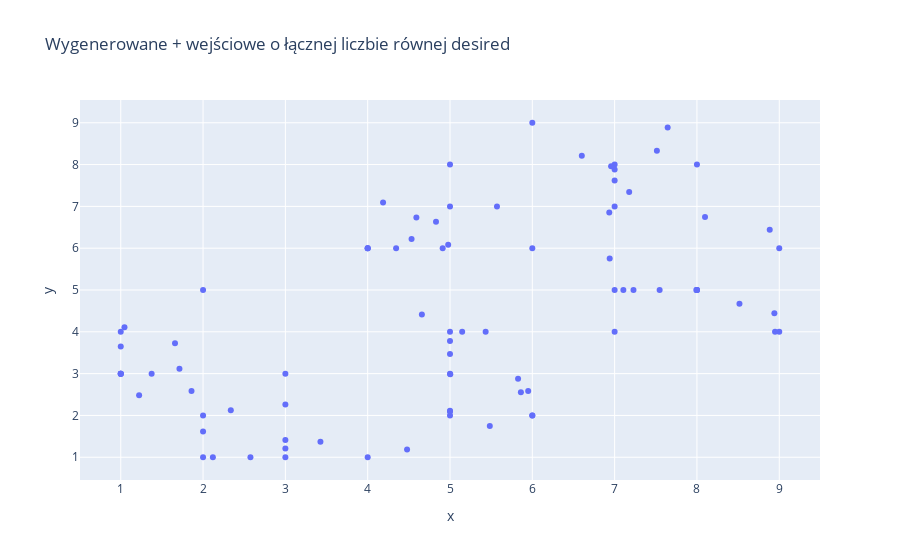

Notebook code cell kept with this figure:
### Code cell
fig = px.scatter(x= temp_Cluter_OUT[0], y= temp_Cluter_OUT[1], title= 'Wygenerowane + wejściowe o łącznej liczbie równej desired')
fig.show()
len(temp_Cluter_OUT[0])

### Figure 1 — Plotly figure (JSON) as saved in the notebook; plotly's stock layout.template omitted (floating-point values rounded to 4 significant figures)
{"data": [{"hovertemplate": "x=%{x}<br>y=%{y}<extra></extra>", "legendgroup": "", "marker": {"color": "#636efa", "symbol": "circle"}, "mode": "markers", "name": "", "orientation": "v", "showlegend": false, "type": "scatter", "x": [1, 3, 2, 4, 6, 2, 1, 3, 6, 4, 5, 1, 5, 2, 6, 8, 7, 9, 5, 8, 6, 8, 7, 9, 5, 7, 4, 5, 7, 1.375, 1, 4.479, 3, 1.86, 2.337, 4.658, 4, 5.003, 5.483, 1.713, 1.045, 1.659, 1, 3, 3, 5.827, 5.861, 2.576, 3.426, 5, 5.95, 1.223, 1, 5, 5, 2.119, 2, 4.345, 4.911, 7.547, 7.993, 6.935, 7, 8.884, 8.098, 5.148, 5, 7.513, 7.177, 7.644, 6.957, 7.229, 8, 7, 6.601, 8.941, 8.517, 5.571, 4.978, 6.94, 7.106, 4.83, 4.533, 4.591, 4.187, 8.949, 5.433], "xaxis": "x", "y": [3, 1, 2, 6, 2, 5, 4, 3, 2, 1, 3, 3, 2, 1, 6, 5, 7, 6, 4, 8, 9, 5, 8, 4, 7, 5, 6, 8, 4, 3, 3, 1.187, 1.415, 2.586, 2.126, 4.415, 6, 2.982, 1.746, 3.115, 4.109, 3.729, 3.652, 1.207, 2.26, 2.877, 2.552, 1, 1.371, 2.115, 2.586, 2.486, 3, 2.093, 3.469, 1, 1.614, 6, 6, 5, 5, 6.856, 7.88, 6.444, 6.747, 4, 3.778, 8.329, 7.343, 8.889, 7.958, 5, 5, 7.62, 8.21, 4.447, 4.673, 7, 6.084, 5.753, 5, 6.632, 6.219, 6.731, 7.095, 4, 4], "yaxis": "y"}], "layout": {"legend": {"tracegroupgap": 0}, "title": {"text": "Wygenerowane + wejściowe o łącznej liczbie równej desired"}, "xaxis": {"anchor": "y", "domain": [0, 1], "title": {"text": "x"}}, "yaxis": {"anchor": "x", "domain": [0, 1], "title": {"text": "y"}}}}
